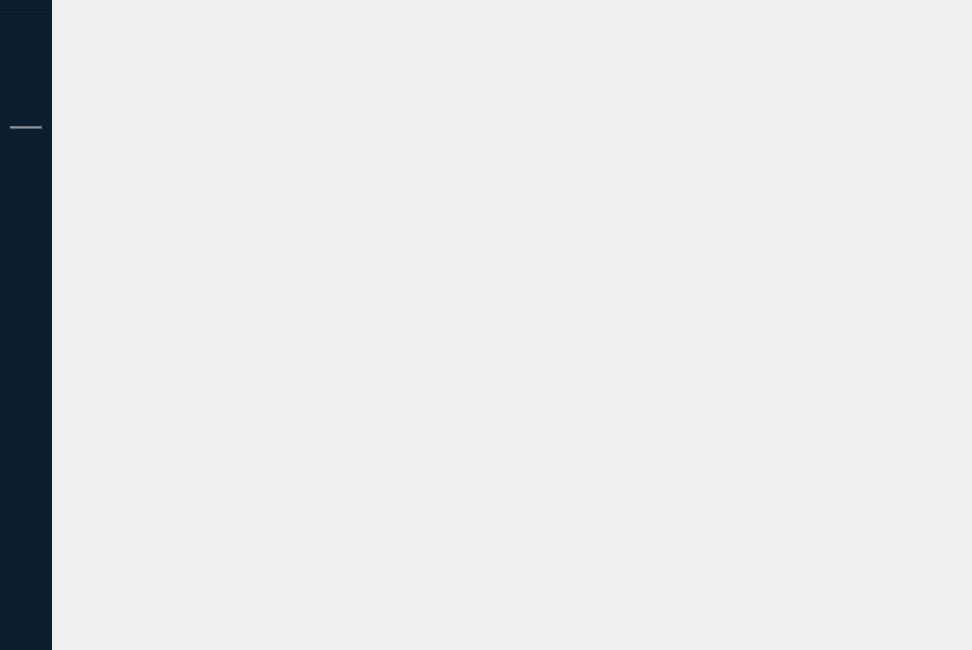
<?xml version="1.0" encoding="UTF-8"?>
<ui version="4.0">
 <class>MainWindow</class>
 <widget class="QMainWindow" name="MainWindow">
  <property name="geometry">
   <rect>
    <x>0</x>
    <y>0</y>
    <width>972</width>
    <height>650</height>
   </rect>
  </property>
  <property name="windowTitle">
   <string>MainWindow</string>
  </property>
  <widget class="QWidget" name="centralwidget">
   <layout class="QGridLayout" name="gridLayout">
    <property name="leftMargin">
     <number>0</number>
    </property>
    <property name="topMargin">
     <number>0</number>
    </property>
    <property name="rightMargin">
     <number>0</number>
    </property>
    <property name="bottomMargin">
     <number>0</number>
    </property>
    <property name="spacing">
     <number>0</number>
    </property>
    <item row="0" column="1">
     <widget class="QWidget" name="button_menu" native="true">
      <property name="sizePolicy">
       <sizepolicy hsizetype="Maximum" vsizetype="Preferred">
        <horstretch>0</horstretch>
        <verstretch>0</verstretch>
       </sizepolicy>
      </property>
      <property name="styleSheet">
       <string notr="true">background-color: rgb(13, 30, 46);</string>
      </property>
      <layout class="QGridLayout" name="gridLayout_2">
       <property name="leftMargin">
        <number>0</number>
       </property>
       <property name="topMargin">
        <number>0</number>
       </property>
       <property name="rightMargin">
        <number>0</number>
       </property>
       <property name="bottomMargin">
        <number>0</number>
       </property>
       <property name="spacing">
        <number>0</number>
       </property>
       <item row="6" column="0">
        <widget class="QWidget" name="minimized_problems_container" native="true">
         <layout class="QVBoxLayout" name="minimized_problems_layout">
          <property name="spacing">
           <number>0</number>
          </property>
          <property name="leftMargin">
           <number>0</number>
          </property>
          <property name="topMargin">
           <number>0</number>
          </property>
          <property name="rightMargin">
           <number>0</number>
          </property>
          <property name="bottomMargin">
           <number>0</number>
          </property>
          <item>
           <widget class="QLabel" name="minimized_problems_top_spacer">
            <property name="sizePolicy">
             <sizepolicy hsizetype="Preferred" vsizetype="Fixed">
              <horstretch>0</horstretch>
              <verstretch>0</verstretch>
             </sizepolicy>
            </property>
            <property name="minimumSize">
             <size>
              <width>0</width>
              <height>6</height>
             </size>
            </property>
            <property name="maximumSize">
             <size>
              <width>16777215</width>
              <height>6</height>
             </size>
            </property>
            <property name="text">
             <string/>
            </property>
           </widget>
          </item>
         </layout>
        </widget>
       </item>
       <item row="3" column="0">
        <widget class="QPushButton" name="stats_button">
         <property name="toolTip">
          <string>Estadísticas</string>
         </property>
         <property name="styleSheet">
          <string notr="true">border: none;
padding:8px;</string>
         </property>
         <property name="text">
          <string/>
         </property>
         <property name="icon">
          <iconset resource="Assets.qrc">
           <normaloff>:/assets/icons/stats.svg</normaloff>:/assets/icons/stats.svg</iconset>
         </property>
         <property name="iconSize">
          <size>
           <width>42</width>
           <height>42</height>
          </size>
         </property>
        </widget>
       </item>
       <item row="5" column="0">
        <widget class="QWidget" name="minimized_separator" native="true">
         <layout class="QVBoxLayout" name="minimized_separator_layout">
          <property name="spacing">
           <number>5</number>
          </property>
          <property name="leftMargin">
           <number>10</number>
          </property>
          <property name="topMargin">
           <number>15</number>
          </property>
          <property name="rightMargin">
           <number>10</number>
          </property>
          <property name="bottomMargin">
           <number>19</number>
          </property>
          <item>
           <widget class="Line" name="minimized_line">
            <property name="styleSheet">
             <string notr="true">background-color: rgba(255, 255, 255, 0.3); min-height: 1px; max-height: 1px;</string>
            </property>
            <property name="orientation">
             <enum>Qt::Orientation::Horizontal</enum>
            </property>
           </widget>
          </item>
         </layout>
        </widget>
       </item>
       <item row="0" column="0">
        <widget class="QPushButton" name="user_button">
         <property name="toolTip">
          <string>Perfil de usuario</string>
         </property>
         <property name="styleSheet">
          <string notr="true">border: none;</string>
         </property>
         <property name="text">
          <string/>
         </property>
         <property name="icon">
          <iconset resource="Assets.qrc">
           <normaloff>:/assets/icons/avatar-default-squared.svg</normaloff>:/assets/icons/avatar-default-squared.svg</iconset>
         </property>
         <property name="iconSize">
          <size>
           <width>68</width>
           <height>68</height>
          </size>
         </property>
        </widget>
       </item>
       <item row="1" column="0">
        <widget class="Line" name="line">
         <property name="orientation">
          <enum>Qt::Orientation::Horizontal</enum>
         </property>
        </widget>
       </item>
       <item row="8" column="0">
        <widget class="QPushButton" name="pushButton">
         <property name="toolTip">
          <string>Cerrar sesión</string>
         </property>
         <property name="styleSheet">
          <string notr="true">border: none;
padding:8px;</string>
         </property>
         <property name="text">
          <string/>
         </property>
         <property name="icon">
          <iconset resource="Assets.qrc">
           <normaloff>:/assets/icons/log-out.svg</normaloff>:/assets/icons/log-out.svg</iconset>
         </property>
         <property name="iconSize">
          <size>
           <width>42</width>
           <height>42</height>
          </size>
         </property>
        </widget>
       </item>
       <item row="2" column="0">
        <widget class="QPushButton" name="problem_button">
         <property name="toolTip">
          <string>Problemas</string>
         </property>
         <property name="styleSheet">
          <string notr="true">border: none;
padding:8px;</string>
         </property>
         <property name="text">
          <string/>
         </property>
         <property name="icon">
          <iconset resource="Assets.qrc">
           <normaloff>:/assets/icons/problemas.svg</normaloff>:/assets/icons/problemas.svg</iconset>
         </property>
         <property name="iconSize">
          <size>
           <width>42</width>
           <height>42</height>
          </size>
         </property>
        </widget>
       </item>
       <item row="4" column="0">
        <widget class="QPushButton" name="help_button">
         <property name="toolTip">
          <string>Ayuda</string>
         </property>
         <property name="styleSheet">
          <string notr="true">border: none;
padding:10px;</string>
         </property>
         <property name="text">
          <string/>
         </property>
         <property name="icon">
          <iconset resource="Assets.qrc">
           <normaloff>:/assets/icons/help.svg</normaloff>:/assets/icons/help.svg</iconset>
         </property>
         <property name="iconSize">
          <size>
           <width>42</width>
           <height>42</height>
          </size>
         </property>
        </widget>
       </item>
       <item row="7" column="0">
        <spacer name="verticalSpacer_2">
         <property name="orientation">
          <enum>Qt::Orientation::Vertical</enum>
         </property>
         <property name="sizeHint" stdset="0">
          <size>
           <width>20</width>
           <height>40</height>
          </size>
         </property>
        </spacer>
       </item>
      </layout>
     </widget>
    </item>
    <item row="0" column="2">
     <widget class="QWidget" name="mapa" native="true"/>
    </item>
   </layout>
  </widget>
 </widget>
 <resources>
  <include location="Assets.qrc"/>
 </resources>
 <connections/>
</ui>
